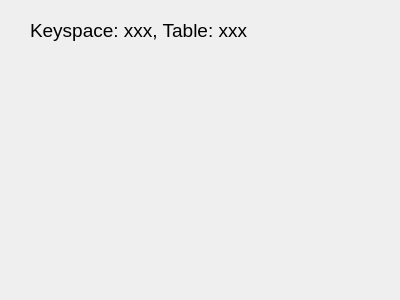
<?xml version="1.0" encoding="UTF-8"?>
<ui version="4.0">
 <class>Form</class>
 <widget class="QWidget" name="Form">
  <property name="geometry">
   <rect>
    <x>0</x>
    <y>0</y>
    <width>400</width>
    <height>300</height>
   </rect>
  </property>
  <property name="windowTitle">
   <string>Form</string>
  </property>
  <widget class="QLabel" name="keyspace_and_table">
   <property name="geometry">
    <rect>
     <x>30</x>
     <y>20</y>
     <width>351</width>
     <height>21</height>
    </rect>
   </property>
   <property name="font">
    <font>
     <pointsize>14</pointsize>
    </font>
   </property>
   <property name="text">
    <string>Keyspace: xxx, Table: xxx</string>
   </property>
  </widget>
 </widget>
 <resources/>
 <connections/>
</ui>
